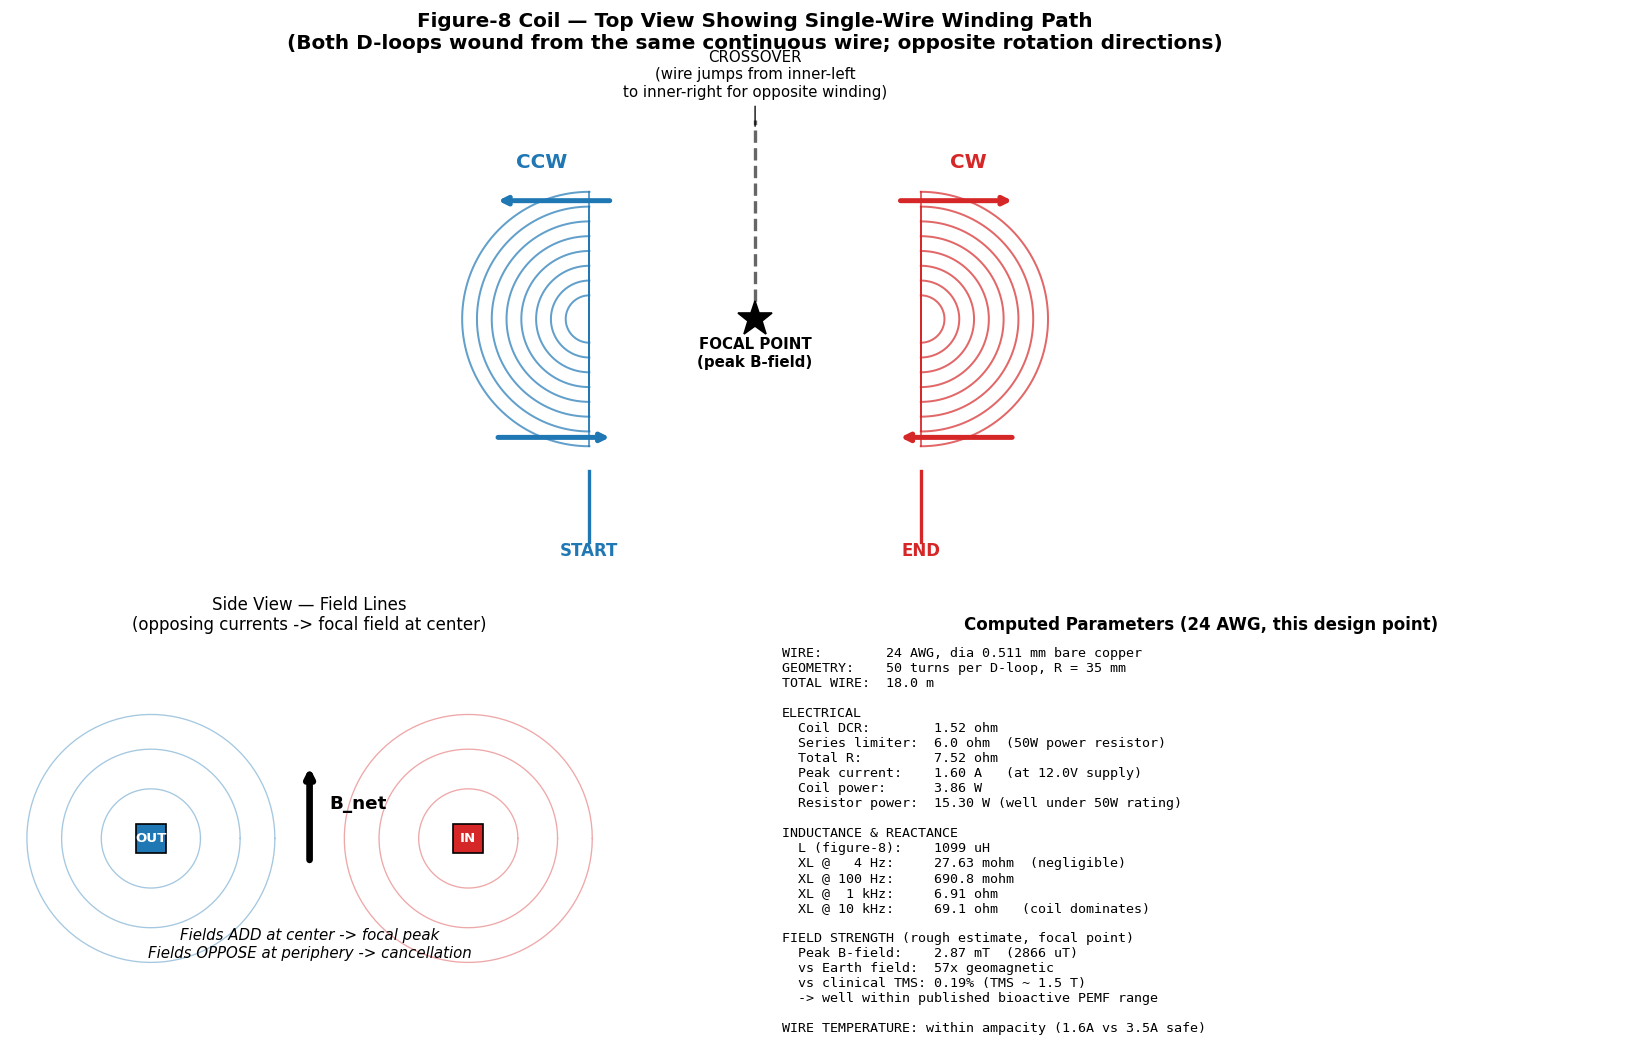

Here is the Python script that generated this plot:
"""
Figure-8 coil winding diagram + parameter computation for Phase 1 EM platform.
Wire: 24 AWG enamelled magnet wire (EMTEL).
"""
import numpy as np
import matplotlib.pyplot as plt
from matplotlib.patches import Rectangle

# ============ Physical parameters ============
WIRE_AWG = 24
WIRE_DIAMETER_MM = 0.511
WIRE_DCR_OHM_PER_M = 0.0842
WIRE_AMPACITY_A = 3.5

# ============ DESIGN POINT ============
N_TURNS_PER_LOOP = 50
LOOP_RADIUS_MM = 35
SUPPLY_V = 12.0
SERIES_R_OHM = 6.0

# ============ Derived ============
loop_radius_m = LOOP_RADIUS_MM / 1000.0
length_per_turn_m = (np.pi + 2) * loop_radius_m
total_wire_length_m = 2 * N_TURNS_PER_LOOP * length_per_turn_m
coil_dcr = total_wire_length_m * WIRE_DCR_OHM_PER_M
total_circuit_R = coil_dcr + SERIES_R_OHM
peak_current_A = SUPPLY_V / total_circuit_R

mu0 = 4 * np.pi * 1e-7
a_wire_m = WIRE_DIAMETER_MM / 2 / 1000
L_single_H = mu0 * N_TURNS_PER_LOOP**2 * loop_radius_m * (np.log(8 * loop_radius_m / a_wire_m) - 2)
L_total_H = 2 * L_single_H
B_center_single_T = mu0 * N_TURNS_PER_LOOP * peak_current_A / (2 * loop_radius_m)
B_center_figure8_T = 2 * B_center_single_T

def Xl(f_Hz, L_H):
    return 2 * np.pi * f_Hz * L_H

# ============ DIAGRAM ============
fig = plt.figure(figsize=(15, 9))
gs = fig.add_gridspec(2, 2, height_ratios=[1.5, 1])

# --- TOP: WINDING SCHEMATIC ---
ax1 = fig.add_subplot(gs[0, :])
ax1.set_xlim(-10, 10)
ax1.set_ylim(-5.5, 5.5)
ax1.set_aspect('equal')
ax1.set_title('Figure-8 Coil — Top View Showing Single-Wire Winding Path\n' +
              '(Both D-loops wound from the same continuous wire; opposite rotation directions)',
              fontsize=12, fontweight='bold')

def draw_d_spiral(ax, center_x, n_turns_visible, opens_right, color):
    R_outer = 3.0
    R_inner = 0.5
    for i in range(n_turns_visible):
        r = R_inner + (R_outer - R_inner) * i / n_turns_visible
        if opens_right:
            theta = np.linspace(np.pi/2, 3*np.pi/2, 80)
        else:
            theta = np.linspace(-np.pi/2, np.pi/2, 80)
        x = center_x + r * np.cos(theta)
        y = r * np.sin(theta)
        ax.plot(x, y, color=color, lw=1.2, alpha=0.7)
        ax.plot([center_x, center_x], [-r, r], color=color, lw=1.2, alpha=0.7)

draw_d_spiral(ax1, -3.5, 8, opens_right=True,  color='#1f77b4')
draw_d_spiral(ax1, 3.5,  8, opens_right=False, color='#d62728')

# Current direction labels with arrows
ax1.annotate('', xy=(-5.5, 2.5), xytext=(-3, 2.5),
             arrowprops=dict(arrowstyle='->', color='#1f77b4', lw=3))
ax1.text(-4.5, 3.2, 'CCW', fontsize=12, color='#1f77b4', fontweight='bold', ha='center')
ax1.annotate('', xy=(-3, -2.5), xytext=(-5.5, -2.5),
             arrowprops=dict(arrowstyle='->', color='#1f77b4', lw=3))

ax1.annotate('', xy=(5.5, 2.5), xytext=(3, 2.5),
             arrowprops=dict(arrowstyle='->', color='#d62728', lw=3))
ax1.text(4.5, 3.2, 'CW', fontsize=12, color='#d62728', fontweight='bold', ha='center')
ax1.annotate('', xy=(3, -2.5), xytext=(5.5, -2.5),
             arrowprops=dict(arrowstyle='->', color='#d62728', lw=3))

# Crossover indicator
ax1.plot([0, 0], [0, 4.2], color='black', lw=2, linestyle='--', alpha=0.6)
ax1.annotate('CROSSOVER\n(wire jumps from inner-left\nto inner-right for opposite winding)',
             xy=(0, 4.0), xytext=(0, 4.7),
             ha='center', fontsize=9, color='black',
             arrowprops=dict(arrowstyle='-', color='black', lw=0.8))

# Start and End leads
ax1.plot([-3.5, -3.5], [-3.2, -4.7], color='#1f77b4', lw=2)
ax1.text(-3.5, -5.0, 'START', ha='center', fontsize=10, color='#1f77b4', fontweight='bold')
ax1.plot([3.5, 3.5], [-3.2, -4.7], color='#d62728', lw=2)
ax1.text(3.5, -5.0, 'END', ha='center', fontsize=10, color='#d62728', fontweight='bold')

# Focal point
ax1.plot(0, 0, marker='*', color='black', markersize=22)
ax1.text(0, -1.0, 'FOCAL POINT\n(peak B-field)', ha='center', fontsize=9, fontweight='bold')

ax1.axis('off')

# --- BOTTOM-LEFT: SIDE VIEW ---
ax2 = fig.add_subplot(gs[1, 0])
ax2.set_xlim(-6, 6)
ax2.set_ylim(-3, 4)
ax2.set_aspect('equal')
ax2.set_title('Side View — Field Lines\n(opposing currents -> focal field at center)', fontsize=10)

ax2.add_patch(Rectangle((-3.5, -0.3), 0.6, 0.6, facecolor='#1f77b4', edgecolor='black'))
ax2.text(-3.2, 0, 'OUT', fontsize=8, ha='center', va='center', color='white', fontweight='bold')
ax2.add_patch(Rectangle((2.9, -0.3), 0.6, 0.6, facecolor='#d62728', edgecolor='black'))
ax2.text(3.2, 0, 'IN', fontsize=8, ha='center', va='center', color='white', fontweight='bold')

theta = np.linspace(0, 2*np.pi, 100)
for r in [1.0, 1.8, 2.5]:
    x = -3.2 + r * np.cos(theta); y = r * np.sin(theta)
    ax2.plot(x, y, color='#1f77b4', lw=0.8, alpha=0.4)
    x = 3.2 + r * np.cos(theta); y = r * np.sin(theta)
    ax2.plot(x, y, color='#d62728', lw=0.8, alpha=0.4)

ax2.annotate('', xy=(0, 1.5), xytext=(0, -0.5),
             arrowprops=dict(arrowstyle='->', color='black', lw=4))
ax2.text(0.4, 0.6, 'B_net', fontsize=11, fontweight='bold')
ax2.text(0, -2.4, 'Fields ADD at center -> focal peak\nFields OPPOSE at periphery -> cancellation',
         ha='center', fontsize=9, style='italic')
ax2.axis('off')

# --- BOTTOM-RIGHT: PARAMETERS ---
ax3 = fig.add_subplot(gs[1, 1])
ax3.axis('off')
ax3.set_title('Computed Parameters (24 AWG, this design point)', fontsize=10, fontweight='bold')

text = (
    "WIRE:        24 AWG, dia {:.3f} mm bare copper\n".format(WIRE_DIAMETER_MM) +
    "GEOMETRY:    {} turns per D-loop, R = {} mm\n".format(N_TURNS_PER_LOOP, LOOP_RADIUS_MM) +
    "TOTAL WIRE:  {:.1f} m\n\n".format(total_wire_length_m) +
    "ELECTRICAL\n" +
    "  Coil DCR:        {:.2f} ohm\n".format(coil_dcr) +
    "  Series limiter:  {:.1f} ohm  (50W power resistor)\n".format(SERIES_R_OHM) +
    "  Total R:         {:.2f} ohm\n".format(total_circuit_R) +
    "  Peak current:    {:.2f} A   (at {}V supply)\n".format(peak_current_A, SUPPLY_V) +
    "  Coil power:      {:.2f} W\n".format(peak_current_A**2 * coil_dcr) +
    "  Resistor power:  {:.2f} W (well under 50W rating)\n\n".format(peak_current_A**2 * SERIES_R_OHM) +
    "INDUCTANCE & REACTANCE\n" +
    "  L (figure-8):    {:.0f} uH\n".format(L_total_H*1e6) +
    "  XL @   4 Hz:     {:.2f} mohm  (negligible)\n".format(Xl(4, L_total_H)*1000) +
    "  XL @ 100 Hz:     {:.1f} mohm\n".format(Xl(100, L_total_H)*1000) +
    "  XL @  1 kHz:     {:.2f} ohm\n".format(Xl(1000, L_total_H)) +
    "  XL @ 10 kHz:     {:.1f} ohm   (coil dominates)\n\n".format(Xl(10000, L_total_H)) +
    "FIELD STRENGTH (rough estimate, focal point)\n" +
    "  Peak B-field:    {:.2f} mT  ({:.0f} uT)\n".format(B_center_figure8_T*1e3, B_center_figure8_T*1e6) +
    "  vs Earth field:  {:.0f}x geomagnetic\n".format(B_center_figure8_T/50e-6) +
    "  vs clinical TMS: {:.2f}% (TMS ~ 1.5 T)\n".format(B_center_figure8_T/1.5*100) +
    "  -> well within published bioactive PEMF range\n\n" +
    "WIRE TEMPERATURE: within ampacity ({:.1f}A vs {}A safe)".format(peak_current_A, WIRE_AMPACITY_A)
)
ax3.text(0.02, 0.98, text, transform=ax3.transAxes, fontfamily='monospace',
         fontsize=8, va='top', ha='left')

plt.tight_layout()
output_path = "figure8_coil_winding.png"
plt.savefig(output_path, dpi=120, bbox_inches='tight', facecolor='white')
print("Saved diagram to {}".format(output_path))
print()
print("=" * 60)
print("WINDING PROCEDURE")
print("=" * 60)
print("Cut length: ~{:.1f} m (calculated + 0.5m for leads)".format(total_wire_length_m + 0.5))
print("Each D-loop: {} turns at {}mm radius".format(N_TURNS_PER_LOOP, LOOP_RADIUS_MM))
print("Channel depth required: ~{:.0f}mm (single-row stack)".format(N_TURNS_PER_LOOP * WIRE_DIAMETER_MM))
print("Expected DCR: {:.2f} ohm".format(coil_dcr))
print("Peak field at focus: {:.2f} mT".format(B_center_figure8_T*1e3))
